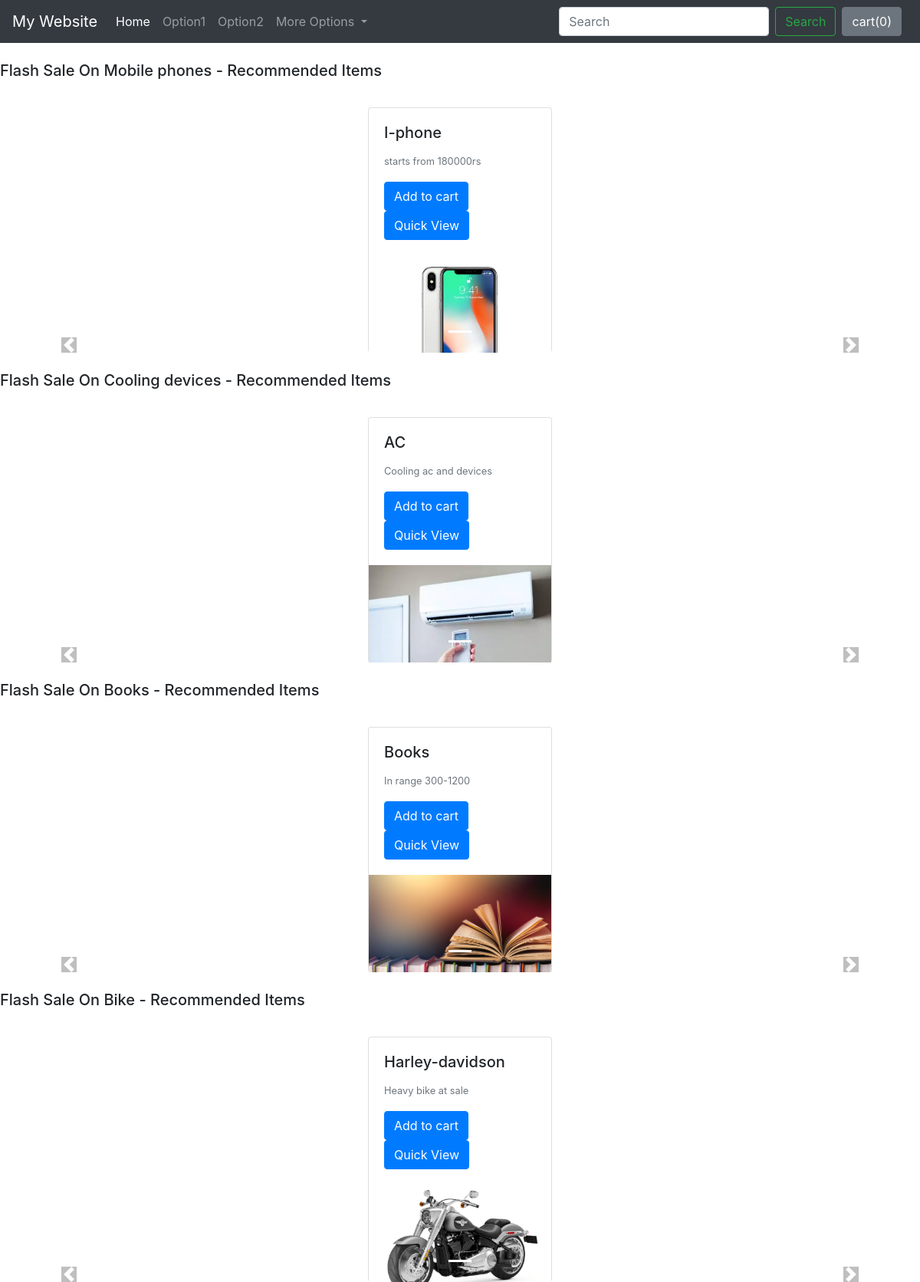
The page /shops/ on the database its author committed.
### shops/models.py (models this page shows, shortened)
class Product(models.Model):
    product_id = models.AutoField
    product_name = models.CharField(max_length=50)
    category = models.CharField(max_length=50, default="")
    subcategory = models.CharField(max_length=50, default="")
    price = models.IntegerField(default=0)
    desc = models.CharField(max_length=300)
    pub_date = models.DateField()
    image = models.ImageField(upload_to='shops/images', default="")

### shops/views.py (the view)
# urls.py: path("",views.index,name= "ShopHome")
def index(request):
    allprods=[]
    cateprods = Product.objects.values('category','id')
    cats = {item['category'] for item in cateprods}
    for cat in cats:
        prod = Product.objects.filter(category=cat)
        n=len(prod)
        nSlides=n
        allprods.append([prod,range(1,nSlides),nSlides])
    params ={'allprods':allprods}
    return render(request,'shops/index.html',params)

### shops/templates/shops/index.html (shortened to what this page needs)
{% extends 'shops/basic.html' %}
{% block body %}
    {% for j in allprods%}
    <h5 class="my-4">Flash Sale On {{j.0.0.category}} - Recommended Items</h5>
      <div id="mycarousel{{forloop.counter}}" class="carousel" data-ride="carousel">
          <ol class="carousel-indicators">
            <li data-target="#mycarousel{{forloop.counter}}" data-slide-to="0" class="active"></li>
          </ol>
          <div class="carousel-inner">
            <div class="carousel-item active">
              <div class="card card-class">
                <div class="card-body card-body-class">
                  <h5 class="card-title">{{j.0.0.product_name}}</h5>
                  <p class="card-text"><small class="text-muted">{{j.0.0.desc}}</small></p>
                  <button id="pr{{j.0.0.id}}" type="button" class="btn btn-primary cart">Add to cart</button>
                  <a href="/shops/productview/{{j.0.0.id}}"><button id="qr{{j.0.0.id}}" type="button" class="btn btn-primary cart" >Quick View</button></a>
                </div>
                <img class="card-img-bottom" src='/media/{{j.0.0.image}}' alt="Card image cap">
              </div>
            </div>
          </div>
          <a class="carousel-control-prev" href="#mycarousel{{forloop.counter}}" role="button" data-slide="prev">
            <span class="carousel-control-prev-icon" aria-hidden="true"></span>
          </a>
          <a class="carousel-control-next" href="#mycarousel{{forloop.counter}}" role="button" data-slide="next">
            <span class="carousel-control-next-icon" aria-hidden="true"></span>
          </a>
        </div>
      {% endfor%}
{% endblock body %}

### shops/templates/shops/basic.html (shortened to what this page needs)
<!doctype html>
<html lang="en">
  <head>
    <link rel="stylesheet" href="https://stackpath.bootstrapcdn.com/bootstrap/4.1.3/css/bootstrap.min.css">
  </head>
  <body>
    <nav class="navbar navbar-expand-lg navbar-dark bg-dark">
      <a class="navbar-brand" href="#">My Website</a>
      <div class="collapse navbar-collapse" id="navbarSupportedContent">
        <ul class="navbar-nav mr-auto">
          <li class="nav-item active">
            <a class="nav-link" href="#">Home <span class="sr-only">(current)</span></a>
          </li>
          <li class="nav-item">
            <a class="nav-link" href="#">Option1</a>
          </li>
          <li class="nav-item">
            <a class="nav-link" href="#">Option2</a>
          </li>
          <li class="nav-item dropdown">
            <a class="nav-link dropdown-toggle" href="#" id="navbarDropdown" role="button" data-toggle="dropdown" aria-haspopup="true" aria-expanded="false">
              More Options
            </a>
          </li>
        </ul>
        <form class="form-inline my-2 my-lg-0">
          <input class="form-control mr-sm-2" type="search" placeholder="Search" aria-label="Search">
          <button class="btn btn-outline-success my-2 my-sm-0" type="submit">Search</button>
          <button type="button" class="btn btn-secondary mx-2" id="popcart" data-toggle="popover" data-placement="bottom" data-html="true" data-content="here">
  cart(<span id="carts">0</span>)
</button>
        </form>
      </div>
    </nav>
    {% block body %}
    {% endblock body %}
  </body>
</html>

### rows shown on the page
Product: category "Mobile phones", product_name "I-phone", desc "starts from 180000rs", image (picture)
Product: category "Cooling devices", product_name "AC", desc "Cooling ac and devices", image (picture)
Product: category "Books", product_name "Books", desc "In range 300-1200", image (picture)
Product: category "Bike", product_name "Harley-davidson", desc "Heavy bike at sale", image (picture)
